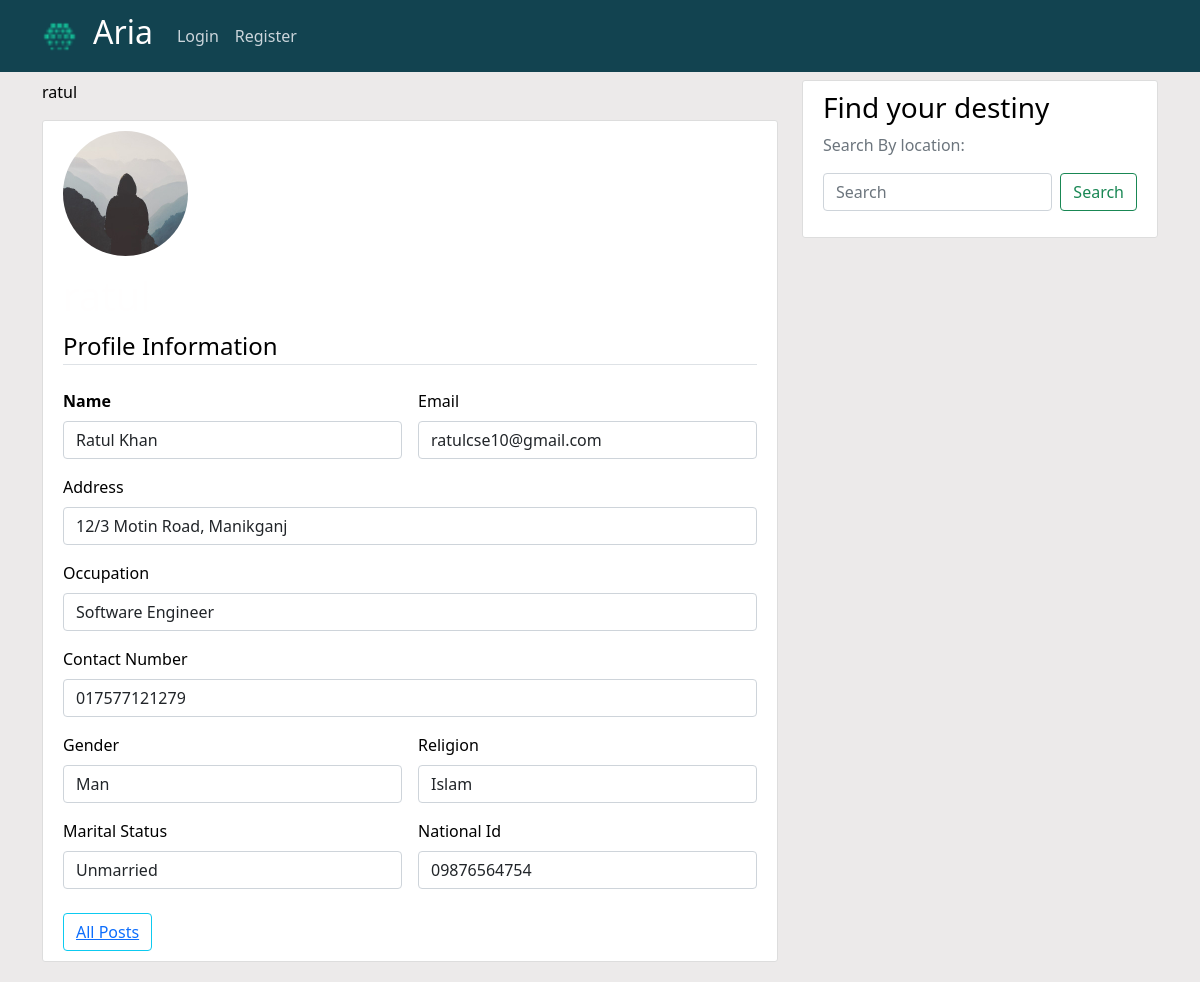
The page /post/ratul on the database its author committed.
### users/models.py (models this page shows, shortened)
class Register(models.Model):
    user = models.OneToOneField(User, on_delete = models.CASCADE)
    occupation = models.CharField(max_length = 150)
    address = models.CharField(max_length = 150)
    gender = models.CharField(max_length=5,choices=GENDER_CHOICES)
    phone = models.CharField(max_length=12, null=True)
    religion = models.CharField(max_length = 20,null=True)
    marital_status = models.CharField(max_length=3,choices=MARITAL_CHOICES)
    nid = models.CharField(max_length=11)

class Profile(models.Model):
    user = models.OneToOneField(User, on_delete = models.CASCADE)
    image = models.ImageField(default='default.jpg', upload_to='profile_pics')

### blog/views.py (the view)
# urls.py: path('post/<str:username>', UserProfileView.as_view(), name='user-profile'),
class UserProfileView(ListView):
    model = Register
    template_name = 'blog/user_profile.html' # <app>/<model>_<viewtype>.html
    context_object_name = 'register'
    paginate_by = 5
    def get_queryset(self):
        user = get_object_or_404(User, username=self.kwargs.get('username'))
        return Register.objects.filter(user=user)

### blog/templates/blog/user_profile.html
{% extends "blog/base.html" %}
{% load crispy_forms_tags %}
{% block content %}
{% for post in register %}
<p>{{ post.user.username }}</p>
      <div class="content-section">
        <div class="media">
          <img class="rounded-circle account-img" src="{{post.user.profile.image.url}}">
            <h2 class="account-heading">{{post.user.username }}</h2>
              <fieldset class="form-group">
                <legend class = "border-bottom mb-4">Profile Information</legend>
            </fieldset>
              <div class="media-body">
                 <form class="row g-3">
                  <div class="col-md-6">
                    <label for="inputEmail4" class="form-label"> <strong> Name </strong></label>
                    <input type="email" class="form-control" id="inputEmail4" value = "{{ post.user.first_name }} {{ post.user.last_name }}">
                  </div>
                  <div class="col-md-6">
                    <label for="inputEmail4" class="form-label">Email</label>
                    <input type="email" class="form-control" id="inputEmail4" value = "{{ post.user.email }}">
                  </div>
                  <div class="col-12">
                    <label for="inputAddress" class="form-label">Address</label>
                    <input type="text" class="form-control" id="inputAddress" value="{{post.address}}">
                  </div>
                  <div class="col-12">
                    <label for="inputAddress" class="form-label">Occupation</label>
                    <input type="text" class="form-control" id="inputAddress" value="{{post.occupation}}">
                  </div>
                  <div class="col-12">
                    <label for="inputAddress2" class="form-label">Contact Number </label>
                    <input type="text" class="form-control" id="inputAddress2" value = "{{ post.phone }}">
                  </div>
                  <div class="col-md-6">
                    <label for="inputCity" class="form-label"> Gender </label>
                    <input type="text" class="form-control" id="inputCity" value="{{ post.get_gender_display }}">
                  </div>
                  <div class="col-md-6">
                    <label for="inputState" class="form-label">Religion</label>
                    <input type="text" class="form-control" id="inputCity" value="{{ post.religion }}">
                  </div>
                  <div class="col-md-6">
                    <label for="inputCity" class="form-label"> Marital Status  </label>
                    <input type="text" class="form-control" id="inputCity" value="{{ post.get_marital_status_display }}">
                  </div>
                  <div class="col-md-6">
                    <label for="inputState" class="form-label">National Id </label>
                    <input type="text" class="form-control" id="inputCity" value="{{ post.nid }}">
                  </div>
                </form>
                <br>
                <div class = "form-group">
                  <button class = "btn btn-outline-info" type="submit"> <a class="mr-2" href="{% url 'user-posts' post.user.username %}">All Posts</a> </button>
              </div>
              </div>
        </div>
      </div>
{% endfor %}
{% endblock content %}

### blog/static/blog/main1.css (style rules this page uses)
body { background: #eceaea; color: #000000; margin-top: 5rem; }
h1, h2, h3, h4, h5, h6 { color: #000000; }
h2 { color: #fffefe; }
.content-section { background: #ffffff; padding: 10px 20px; border: 1px solid #dddddd; border-radius: 3px; margin-bottom: 20px; }
.account-img { height: 125px; width: 125px; margin-right: 20px; margin-bottom: 16px; }
.account-heading { font-size: 2.5rem; }

### rows shown on the page
Register: user.username "ratul", user.profile.image (placeholder picture), user.first_name "Ratul Khan", user.email "ratulcse10@gmail.com", address "12/3 Motin Road, Manikganj", occupation "Software Engineer", phone "017577121279", gender "Man", religion "Islam", marital_status "Unmarried", nid "09876564754"
